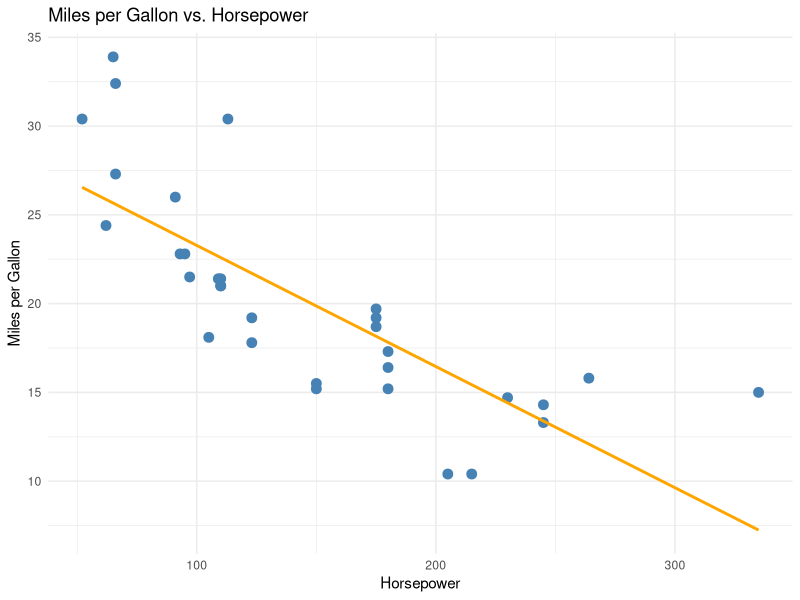
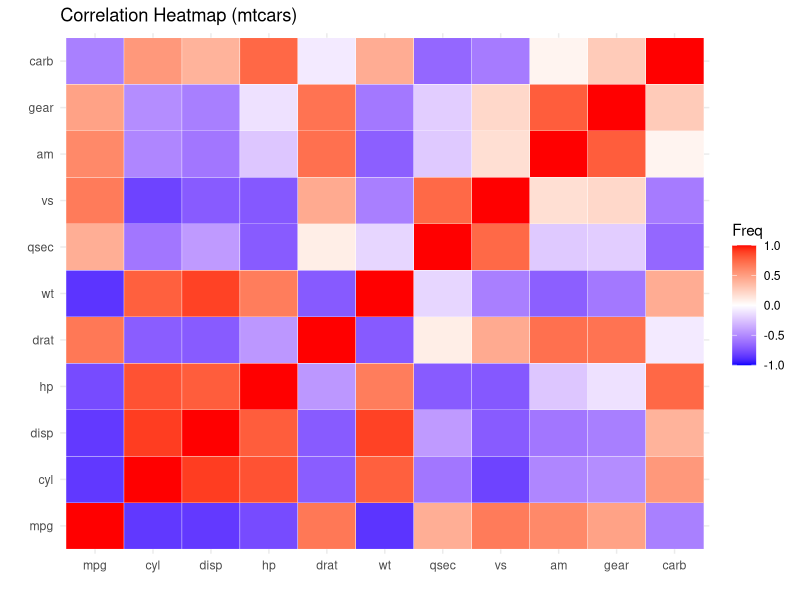

Write the R code that produced these figures, in order.
## ---- chunk 1
library(ggplot2)

ggplot(mtcars, aes(x = hp, y = mpg)) +
  geom_point(color = "steelblue", size=3) +
  geom_smooth(method="lm", color="orange", se=FALSE) +
  theme_minimal() +
  labs(
    title = "Miles per Gallon vs. Horsepower",
    x = "Horsepower",
    y = "Miles per Gallon"
  )
## ---- chunk 2
library(dplyr)
library(knitr)

sum_table <- mtcars %>%
  group_by(cyl) %>%
  summarise(
    count = n(),
    avg_mpg = mean(mpg),
    avg_hp = mean(hp)
  )

kable(sum_table, caption = "Summary of mtcars by Cylinder Count")
## ---- chunk 3
library(psych)

nums <- mtcars[, sapply(mtcars, is.numeric)]
c_res <- corr.test(nums)

df_heat <- as.data.frame(as.table(c_res$r))

ggplot(df_heat, aes(Var1, Var2, fill=Freq)) +
  geom_tile(color="white") +
  scale_fill_gradient2(low="blue", high="red", mid="white", midpoint=0, limit=c(-1,1)) +
  theme_minimal() +
  labs(title="Correlation Heatmap (mtcars)", x="", y="")
